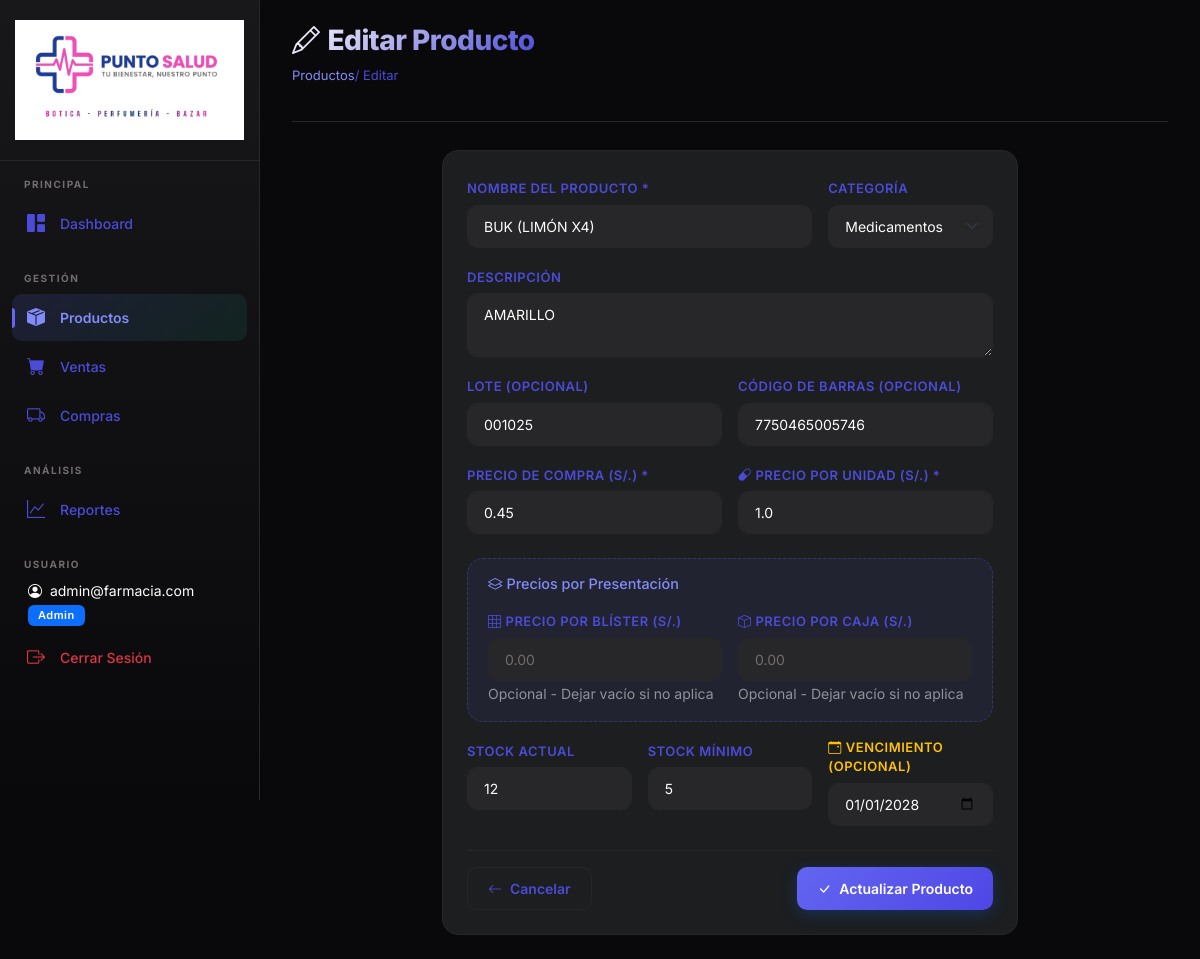
The app's page /productos/503/editar (signed in) with its own data.
### models.py (models this page shows, shortened)
class Usuario(UserMixin, db.Model):
    __tablename__ = 'usuarios'
    id = db.Column(db.Integer, primary_key=True)
    email = db.Column(db.String(120), unique=True, nullable=False)
    password_hash = db.Column(db.String(256), nullable=False)
    rol = db.Column(db.String(20), nullable=False, default='normal') # admin o normal
    fecha_creacion = db.Column(db.DateTime, default=datetime.now)
    @property
    def is_admin(self):
        return self.rol == 'admin'

class Producto(db.Model):
    __tablename__ = 'productos'
    id = db.Column(db.Integer, primary_key=True)
    nombre = db.Column(db.String(200), nullable=False)
    descripcion = db.Column(db.Text, nullable=True)
    categoria = db.Column(db.String(100), nullable=True, default='General')
    lote = db.Column(db.String(100), nullable=True)
    codigo_barras = db.Column(db.String(100), nullable=True, index=True)
    precio_compra = db.Column(db.Float, nullable=False, default=0.0)
    precio_venta = db.Column(db.Float, nullable=False, default=0.0)
    stock = db.Column(db.Integer, nullable=False, default=0)
    stock_minimo = db.Column(db.Integer, nullable=False, default=5)
    fecha_vencimiento = db.Column(db.Date, nullable=True)
    precio_blister = db.Column(db.Float, nullable=True, default=0.0)
    precio_caja = db.Column(db.Float, nullable=True, default=0.0)
    fecha_creacion = db.Column(db.DateTime, default=datetime.now)
    detalles_venta = db.relationship('DetalleVenta', backref='producto', lazy=True)
    detalles_compra = db.relationship('DetalleCompra', backref='producto', lazy=True)

### app.py (the view, shortened to what this page needs)
@app.route('/productos/<int:id>/editar', methods=['GET', 'POST'])
@login_required
def producto_editar(id):
    if not current_user.is_admin:
        flash('No tienes permisos para realizar esta acción.', 'danger')
        return redirect(url_for('productos_lista'))
    producto = Producto.query.get_or_404(id)
    return render_template('productos/formulario.html', producto=producto)

### templates/productos/formulario.html (shortened to what this page needs)
{% extends "base.html" %}
{% block content %}
<div class="page-header">
    <div>
        <h1><i class="bi bi-{{ 'pencil' if producto else 'plus-lg' }} me-2"></i>{{ 'Editar' if producto else 'Nuevo' }}
            Producto</h1>
        <span class="breadcrumb">
            <a href="{{ url_for('productos_lista') }}"
                style="color: var(--primary-light); text-decoration: none;">Productos</a>
            / {{ 'Editar' if producto else 'Nuevo' }}
        </span>
    </div>
</div>
<div class="row justify-content-center">
    <div class="col-md-8">
        <div class="card">
            <div class="card-body p-4">
                <form method="POST" id="form-producto">
                    <div class="row g-3">
                        <div class="col-md-8">
                            <label class="form-label">Nombre del Producto *</label>
                            <input type="text" name="nombre" class="form-control" required
                                value="{{ producto.nombre if producto else '' }}" placeholder="Ej: Paracetamol 500mg"
                                id="input-nombre">
                        </div>
                        <div class="col-md-4">
                            <label class="form-label">Categoría</label>
                            <select name="categoria" class="form-select" id="select-categoria">
                                {% set categorias = ['General', 'Medicamentos', 'Vitaminas', 'Higiene', 'Cuidado
                                Personal', 'Bebé', 'Primeros Auxilios', 'Equipos Médicos'] %}
                                {% for cat in categorias %}
                                <option value="{{ cat }}" {{ 'selected' if producto and producto.categoria==cat }}>{{
                                    cat }}</option>
                                {% endfor %}
                            </select>
                        </div>
                        <div class="col-12">
                            <label class="form-label">Descripción</label>
                            <textarea name="descripcion" class="form-control" rows="2"
                                placeholder="Descripción del producto (opcional)"
                                id="input-descripcion">{{ producto.descripcion if producto else '' }}</textarea>
                        </div>
                        <div class="col-md-6">
                            <label class="form-label">Lote (Opcional)</label>
                            <input type="text" name="lote" class="form-control"
                                value="{{ producto.lote if producto and producto.lote else '' }}"
                                placeholder="Ej: Lote ABC-1234" id="input-lote">
                        </div>
                        <div class="col-md-6">
                            <label class="form-label">Código de Barras (Opcional)</label>
                            <input type="text" name="codigo_barras" class="form-control"
                                value="{{ producto.codigo_barras if producto and producto.codigo_barras else '' }}"
                                placeholder="Ej: 775123456789" id="input-codigo-barras">
                        </div>
                        <div class="col-md-6">
                            <label class="form-label">Precio de Compra (S/.) *</label>
                            <input type="number" name="precio_compra" class="form-control" step="0.01" min="0" required
                                value="{{ producto.precio_compra if producto else '' }}" placeholder="0.00"
                                id="input-precio-compra">
                        </div>
                        <div class="col-md-6">
                            <label class="form-label" id="label-precio-venta">Precio de Venta (S/.) *</label>
                            <input type="number" name="precio_venta" class="form-control" step="0.01" min="0" required
                                value="{{ producto.precio_venta if producto else '' }}" placeholder="0.00"
                                id="input-precio-venta">
                        </div>
                        <div class="col-12" id="seccion-presentaciones" style="display: none;">
                            <div class="card mt-2" style="background: rgba(99, 102, 241, 0.08); border: 1px dashed rgba(99, 102, 241, 0.3);">
                                <div class="card-body py-3">
                                    <h6 class="mb-3" style="color: var(--primary-light); font-size: 0.9rem;">
                                        <i class="bi bi-layers me-1"></i>Precios por Presentación
                                    </h6>
                                    <div class="row g-3">
                                        <div class="col-md-6">
                                            <label class="form-label"><i class="bi bi-grid-3x3 me-1"></i>Precio por Blíster (S/.)</label>
                                            <input type="number" name="precio_blister" class="form-control" step="0.01" min="0"
                                                value="{{ producto.precio_blister if producto and producto.precio_blister else '' }}" placeholder="0.00"
                                                id="input-precio-blister">
                                            <small class="text-white-50">Opcional - Dejar vacío si no aplica</small>
                                        </div>
                                        <div class="col-md-6">
                                            <label class="form-label"><i class="bi bi-box me-1"></i>Precio por Caja (S/.)</label>
                                            <input type="number" name="precio_caja" class="form-control" step="0.01" min="0"
                                                value="{{ producto.precio_caja if producto and producto.precio_caja else '' }}" placeholder="0.00"
                                                id="input-precio-caja">
                                            <small class="text-white-50">Opcional - Dejar vacío si no aplica</small>
                                        </div>
                                    </div>
                                </div>
                            </div>
                        </div>
                        <div class="col-md-4">
                            <label class="form-label">Stock Actual</label>
                            <input type="number" name="stock" class="form-control" min="0"
                                value="{{ producto.stock if producto else 0 }}" id="input-stock">
                        </div>
                        <div class="col-md-4">
                            <label class="form-label">Stock Mínimo</label>
                            <input type="number" name="stock_minimo" class="form-control" min="0"
                                value="{{ producto.stock_minimo if producto else 5 }}" id="input-stock-minimo">
                        </div>
                        <div class="col-md-4">
                            <label class="form-label text-warning"><i class="bi bi-calendar-event me-1"></i>Vencimiento
                                (Opcional)</label>
                            <input type="date" name="fecha_vencimiento" class="form-control"
                                value="{{ producto.fecha_vencimiento.strftime('%Y-%m-%d') if producto and producto.fecha_vencimiento else '' }}"
                                id="input-fecha-vencimiento">
                        </div>
                    </div>
                    <div class="d-flex justify-content-between mt-4 pt-3"
                        style="border-top: 1px solid var(--border-color);">
                        <a href="{{ url_for('productos_lista') }}" class="btn btn-outline-light">
                            <i class="bi bi-arrow-left"></i> Cancelar
                        </a>
                        <button type="submit" class="btn btn-primary" id="btn-guardar-producto">
                            <i class="bi bi-check-lg"></i> {{ 'Actualizar' if producto else 'Guardar' }} Producto
                        </button>
                    </div>
                </form>
            </div>
        </div>
    </div>
</div>
{% endblock %}

### templates/base.html (shortened to what this page needs)
<!DOCTYPE html>
<html lang="es">
<head>
    <link href="https://cdn.jsdelivr.net/npm/bootstrap@5.3.2/dist/css/bootstrap.min.css" rel="stylesheet">
    <link href="https://cdn.jsdelivr.net/npm/bootstrap-icons@1.11.2/font/bootstrap-icons.min.css" rel="stylesheet">
    <link href="{{ url_for('static', filename='css/style.css') }}" rel="stylesheet">
</head>
<body>
    {% if current_user.is_authenticated %}
    <nav class="sidebar" id="sidebar">
        <div class="sidebar-brand" style="justify-content: center; padding: 20px 15px;">
            <img src="{{ url_for('static', filename='img/logo.png') }}" alt="Punto Salud" class="sidebar-logo">
        </div>
        <div class="sidebar-nav">
            <div class="nav-section">
                <div class="nav-section-title">Principal</div>
                <a href="{{ url_for('dashboard') }}"
                    class="nav-link {% if request.endpoint == 'dashboard' %}active{% endif %}" id="nav-dashboard">
                    <i class="bi bi-grid-1x2-fill"></i>
                    Dashboard
                </a>
            </div>
            <div class="nav-section">
                <div class="nav-section-title">Gestión</div>
                <a href="{{ url_for('productos_lista') }}"
                    class="nav-link {% if 'producto' in request.endpoint %}active{% endif %}" id="nav-productos">
                    <i class="bi bi-box-seam-fill"></i>
                    Productos
                </a>
                <a href="{{ url_for('ventas_lista') }}"
                    class="nav-link {% if 'venta' in request.endpoint %}active{% endif %}" id="nav-ventas">
                    <i class="bi bi-cart-fill"></i>
                    Ventas
                </a>
                <a href="{{ url_for('compras_lista') }}"
                    class="nav-link {% if 'compra' in request.endpoint %}active{% endif %}" id="nav-compras">
                    <i class="bi bi-truck"></i>
                    Compras
                </a>
            </div>
            <div class="nav-section">
                <div class="nav-section-title">Análisis</div>
                <a href="{{ url_for('reportes') }}"
                    class="nav-link {% if request.endpoint == 'reportes' %}active{% endif %}" id="nav-reportes">
                    <i class="bi bi-graph-up"></i>
                    Reportes
                </a>
            </div>
            <div class="nav-section">
                <div class="nav-section-title">Usuario</div>
                <div class="text-white small mb-2 px-3">
                    <i class="bi bi-person-circle me-1"></i> {{ current_user.email }}<br>
                    <span class="badge bg-{{ 'primary' if current_user.is_admin else 'secondary' }} mt-1">{{
                        current_user.rol|title }}</span>
                </div>
                <a href="{{ url_for('logout') }}" class="nav-link text-danger">
                    <i class="bi bi-box-arrow-right"></i>
                    Cerrar Sesión
                </a>
            </div>
        </div>
    </nav>
    {% endif %}
    <main class="main-content" >
        {% block content %}{% endblock %}
    </main>
</body>
</html>

### records on screen
Usuario: email "admin@farmacia.com", rol "Admin"
Producto: nombre "BUK (LIMÓN X4)", descripcion "AMARILLO", lote "001025", codigo_barras "7750465005746", precio_compra "0.45", precio_venta "1.0", stock "12", stock_minimo "5", fecha_vencimiento "01/01/2028"

### other values on screen
{{ 'Editar' if producto else 'Nuevo' }} "Editar"
{{ 'Actualizar' if producto else 'Guardar' }} "Actualizar"
form field categoria "Medicamentos"
